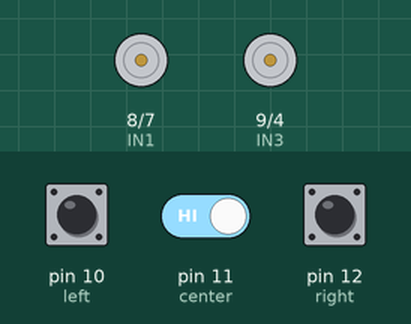
Bench run of a sketch on a simulated Arduino Uno, built with avr-gcc and run on an emulated ATmega328P. On the bench: motor-driver pin pairs drawn as motors (green arrow = first pin HIGH = forward, orange = second pin HIGH = backward, longer = more drive, scaled by the enable pin). The test bench sets the inputs (shaded band); at power-on: pin 12 (right) LOW, pin 10 (left) LOW, pin 11 (center) HIGH. What the sketch prints to the serial monitor is not drawn.

Above: at 1.2 s.
1.3 s: pin 12 (right) pulled HIGH for 0.15 s
At 2.5 s:
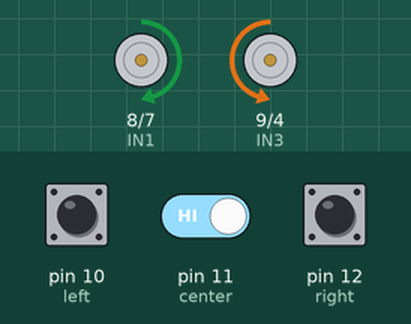
2.9 s: pin 10 (left) pulled HIGH for 0.15 s
At 3.9 s:
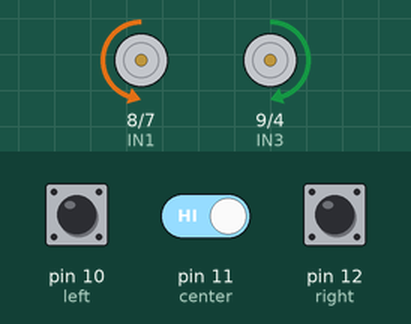
4.5 s: pin 12 (right) pulled HIGH for 1 s
At 5.1 s:
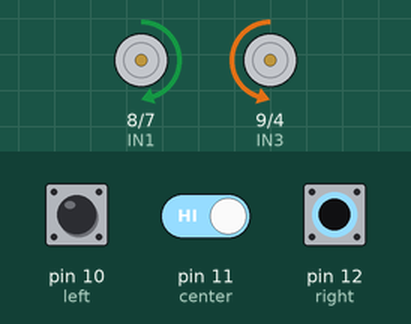
7.0 s: pin 10 (left) pulled HIGH for 1 s
At 8.2 s:
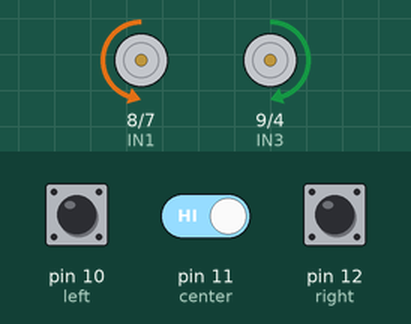
9.5 s: pin 10 (left) driven HIGH and pin 11 (center) driven LOW and pin 12 (right) driven HIGH
At 10.5 s:
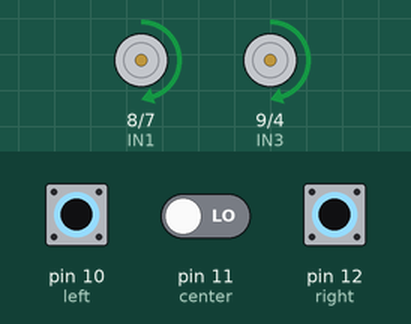
Timing chart, 0 to 12.0 s (numbered marks = the images above; inputs shaded):
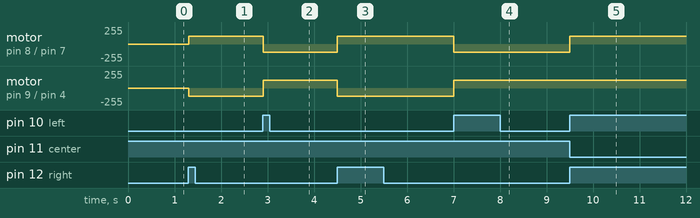

Measured:
- after the input at 1.3 s, motor on pin 8 (IN1) / pin 7 (IN2): stopped → forward 120/255 at once; motor on pin 9 (IN3) / pin 4 (IN4): stopped → backward 120/255 at once
- after the input at 2.9 s, motor on pin 8 (IN1) / pin 7 (IN2): forward 120/255 → backward 120/255 at once; motor on pin 9 (IN3) / pin 4 (IN4): backward 120/255 → forward 120/255 at once
- after the input at 4.5 s, motor on pin 8 (IN1) / pin 7 (IN2): backward 120/255 → forward 120/255 at once; motor on pin 9 (IN3) / pin 4 (IN4): forward 120/255 → backward 120/255 at once
- after the input at 7.0 s, motor on pin 8 (IN1) / pin 7 (IN2): forward 120/255 → backward 120/255 at once; motor on pin 9 (IN3) / pin 4 (IN4): backward 120/255 → forward 120/255 at once
- after the input at 9.5 s, motor on pin 8 (IN1) / pin 7 (IN2): backward 120/255 → forward 120/255 at once

The sketch:

sketch_apr29a.ino
```cpp
#define left 10
#define center 11
#define right 12

//motor one
#define ENA 5
#define IN1 8
#define IN2 7

//motor two
#define ENB 6
#define IN3 9
#define IN4 4

int Speed = 120; // speed of this robot

void setup() {
  Serial.begin(9600);
  pinMode(left, INPUT);
  pinMode(center, INPUT);
  pinMode(right, INPUT);

  pinMode(ENA, OUTPUT);
  pinMode(IN1, OUTPUT);
  pinMode(IN2, OUTPUT);
  pinMode(IN3, OUTPUT);
  pinMode(IN4, OUTPUT);
  pinMode(ENB, OUTPUT);
}

void loop() {
  bool leftV = digitalRead(left);
  bool centerV = digitalRead(center);
  bool rightV = digitalRead(right);

  Serial.println(rightV);

  if (leftV == 1 && centerV == 0 && rightV == 1) {
    carforward();
    Serial.println("forward");
  } else if (leftV == 0 && centerV == 0 && rightV == 0) {
    carturnleft();
  } else if (leftV == 1 && centerV == 1 && rightV == 1) {
    carturnright();
  } else if (leftV == 0 && centerV == 1 && rightV == 1) {
    carturnright();
  } else if (leftV == 1 && centerV == 1 && rightV == 0) {
    carturnleft();

//  } else if (leftV == 0 && centerV == 1 && rightV == 1) {
//    carturnleft();
//  } else if (leftV == 1 && centerV == 1 && rightV == 0) {
//    carturnright();
  }
}

void carforward() {
  analogWrite(ENA, Speed);
  analogWrite(ENB, Speed);
  digitalWrite(IN1, HIGH);
  digitalWrite(IN2, LOW);
  digitalWrite(IN3, HIGH);
  digitalWrite(IN4, LOW);
}
void carturnleft() {
  analogWrite(ENA, Speed);
  analogWrite(ENB, Speed);
  digitalWrite(IN1, LOW);
  digitalWrite(IN2, HIGH);
  digitalWrite(IN3, HIGH);
  digitalWrite(IN4, LOW);
}
void carturnright() {
  analogWrite(ENA, Speed);
  analogWrite(ENB, Speed);
  digitalWrite(IN1, HIGH);
  digitalWrite(IN2, LOW);
  digitalWrite(IN3, LOW);
  digitalWrite(IN4, HIGH);
}
void carStop() {
  digitalWrite(IN1, LOW);
  digitalWrite(IN2, LOW);
  digitalWrite(IN3, LOW);
  digitalWrite(IN4, LOW);
}
```
